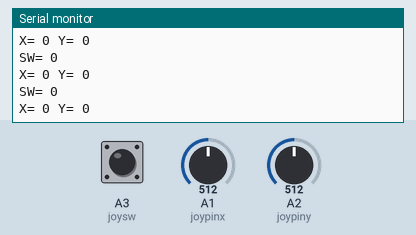
Bench run of a sketch on a simulated Arduino Uno, built with avr-gcc and run on an emulated ATmega328P. Parts: the last lines printed to the serial monitor. Inputs (shaded band) come from the test bench; at power-on: A1 (joypinx) = 512, A2 (joypiny) = 512, A3 (joysw) LOW.

Above: at 1.2 s.
1.3 s: A1 (joypinx) set to 533
At 2.4 s:
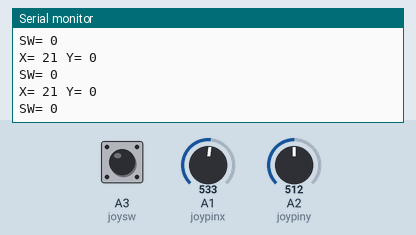
2.8 s: A2 (joypiny) set to 536
At 3.7 s:
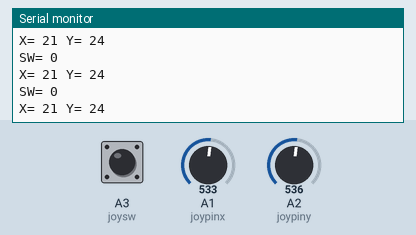
5.8 s: A2 (joypiny) set to 593
At 6.9 s:
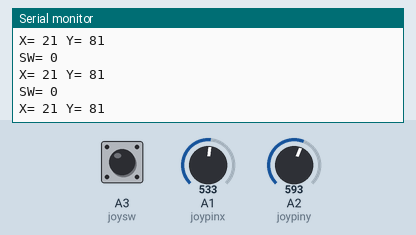
7.3 s: A2 (joypiny) set to 618
At 8.1 s:
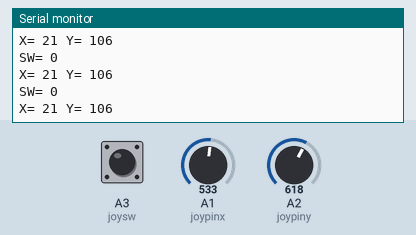
Timing chart, 0 to 10.3 s (numbered marks = the images above; inputs shaded):
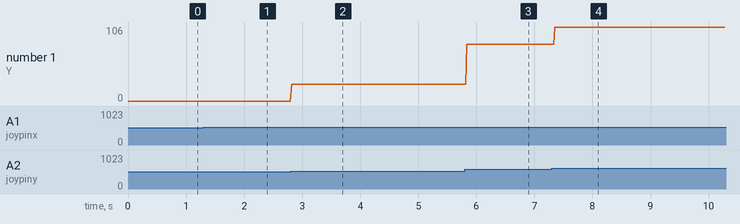

The sketch:

EXA2.ino
```cpp
int joypinx = A1;
int joypiny = A2;
int joysw = A3;

int value = 0;
int xzero = 0;
int yzero = 0;
int swst = 0;

void setup() {

    Serial.begin(9600);

    pinMode(swst, INPUT_PULLUP);
    xzero = analogRead(joypinx);
    yzero = analogRead(joypiny);

}

void loop() {

    int x, y, value;

    value = analogRead(joypinx);
    x = value - xzero;

    value = analogRead(joypiny);
    y = value - yzero;

    swst = digitalRead(joysw);

    Serial.print("X= ");
    Serial.print(x);
    Serial.print(" Y= ");
    Serial.println(y);
    Serial.print("SW= ");
    Serial.println(swst);
    delay(20);

}
```

Measured:
- the behaviour switches between 521 and 522 on A1 (joypinx) (found by bisection; images 0 and 1)
- the behaviour switches between 521 and 522 on A2 (joypiny) (found by bisection; images 1 and 2)
- after the input at 1.3 s, the serial monitor: prints a new line at once (image 1)
- after the input at 2.8 s, the serial monitor: prints a new line at once (image 2)
- after the input at 5.8 s, the serial monitor: prints a new line at once (image 3)
- after the input at 7.3 s, the serial monitor: prints a new line after 0.05 s (image 4)
- plotted number 1: 0 → 24 after the input at 2.8 s, 24 → 81 after the input at 5.8 s, 81 → 106 after the input at 7.3 s
